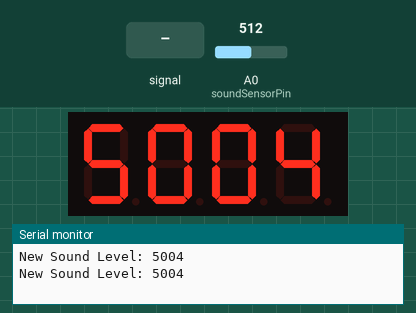
Simulated run of this sketch. Board: Arduino Uno, built with avr-gcc and run on an emulated ATmega328P. Parts: 4-digit seven-segment display, the last lines printed to the serial monitor. Wiring (inferred from the names in the program): 4-digit 7-segment display, segments lit when HIGH: segments pin 13, pin 12, pin 11, pin 10, pin 9, pin 8, pin 7, pin 6; digit selects pin 5, pin 4, pin 3, pin 2. The inputs (shaded band) are chosen by the test bench; at power-on: A0 (soundSensorPin) = 512. The segment pins are drawn as the display they are named for.

Above: at 2.8 s.
2.9 s: A0 (soundSensorPin) fed a 200 Hz sine of ±81 counts around its level
At 3.6 s:
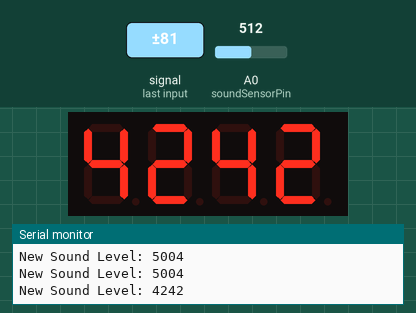
5.6 s: A0 (soundSensorPin) set to 716
At 7.3 s:
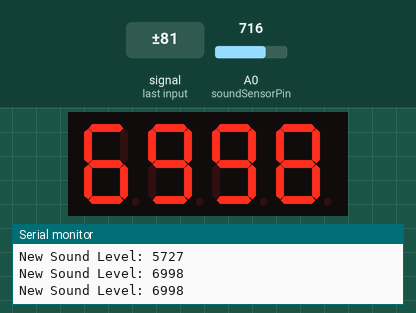
7.6 s: A0 (soundSensorPin) fed a 1000 Hz sine of ±255 counts around its level
At 9.0 s:
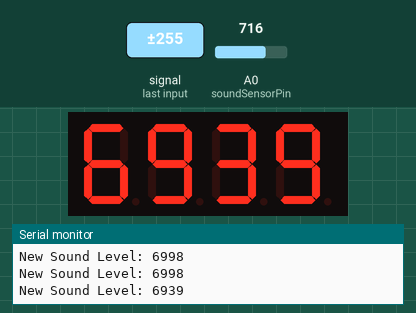
10.7 s: A0 (soundSensorPin) set to 900
At 11.8 s:
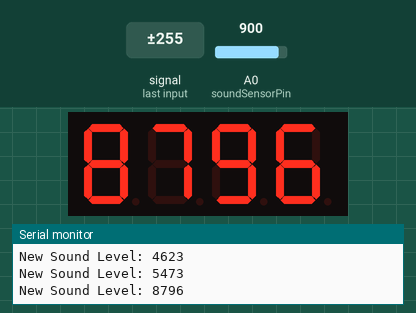
12.7 s: A0 (soundSensorPin) set to 1023
At 13.6 s:
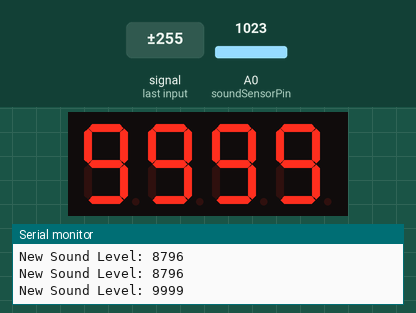
Timing chart, 0 to 15.7 s (numbered marks = the images above; inputs shaded):
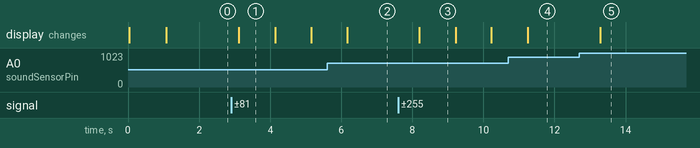

Measured:
- after the input at 2.9 s, the display: changes after 0.22 s (image 1)
- after the input at 7.6 s, the display: changes after 0.60 s (image 3)
- after the input at 12.7 s, the display: changes after 0.58 s (image 5)
- what the display in image 1 shows lasts 1.0 s, from 3.1 s to 4.1 s

The sketch:

Sound_Display.ino
```cpp
// Segment pins (A to G, DP)
const int segmentPins[] = {
  13, // A
  12, // B
  11, // C
  10, // D
  9,  // E
  8,  // F
  7,  // G
  6   // DP (optional)
};

// Digit select pins (D1 to D4)
const int digitPins[] = {
  5, // D1 (leftmost digit)
  4, // D2
  3, // D3
  2  // D4 (rightmost digit)
};

// Segment patterns for digits 0-9 (common cathode)
// Format: A, B, C, D, E, F, G (DP is ignored here)
const byte digitPatterns[10] = {
  B11111100, // 0 (A,B,C,D,E,F)
  B01100000, // 1 (B,C)
  B11011010, // 2 (A,B,G,E,D)
  B11110010, // 3 (A,B,G,C,D)
  B01100110, // 4 (F,G,B,C)
  B10110110, // 5 (A,F,G,C,D)
  B10111110, // 6 (A,F,G,C,D,E)
  B11100000, // 7 (A,B,C)
  B11111110, // 8 (A,B,C,D,E,F,G)
  B11110110  // 9 (A,B,C,D,F,G)
};

// Sound sensor analog input
const int soundSensorPin = A0;

unsigned long lastUpdateTime = 0;
const unsigned long updateInterval = 1000; // 1 second in milliseconds
int currentDisplayValue = 0; // Stores the value to display

void setup() {
  Serial.begin(9600);

  // Initialize segment pins as OUTPUT
  for (int i = 0; i < 8; i++) {
    pinMode(segmentPins[i], OUTPUT);
  }

  // Initialize digit pins as OUTPUT
  for (int i = 0; i < 4; i++) {
    pinMode(digitPins[i], OUTPUT);
    digitalWrite(digitPins[i], HIGH);
  }
}

void loop() {
  unsigned long currentTime = millis();

  // Only update the value once per second
  if (currentTime - lastUpdateTime >= updateInterval) {
    // Read and map the new value
    int soundValue = analogRead(soundSensorPin);
    currentDisplayValue = map(soundValue, 0, 1023, 0, 9999);
    currentDisplayValue = constrain(currentDisplayValue, 0, 9999);

    Serial.print("New Sound Level: ");
    Serial.println(currentDisplayValue);

    lastUpdateTime = currentTime; // Reset the timer
  }

  // Continuously display the current value
  displayNumber(currentDisplayValue);
}

// Function to display a 4-digit number
void displayNumber(int number) {
  number = constrain(number, 0, 9999);

  int digits[4];
  digits[0] = number / 1000;        // Thousands
  digits[1] = (number / 100) % 10;  // Hundreds
  digits[2] = (number / 10) % 10;   // Tens
  digits[3] = number % 10;          // Ones

  for (int digit = 0; digit < 4; digit++) {
    digitalWrite(digitPins[digit], LOW);

    byte pattern = digitPatterns[digits[digit]];
    for (int seg = 0; seg < 7; seg++) {
      digitalWrite(segmentPins[seg], bitRead(pattern, 7 - seg));
    }

    delay(5);
    digitalWrite(digitPins[digit], HIGH);
  }
}
```
